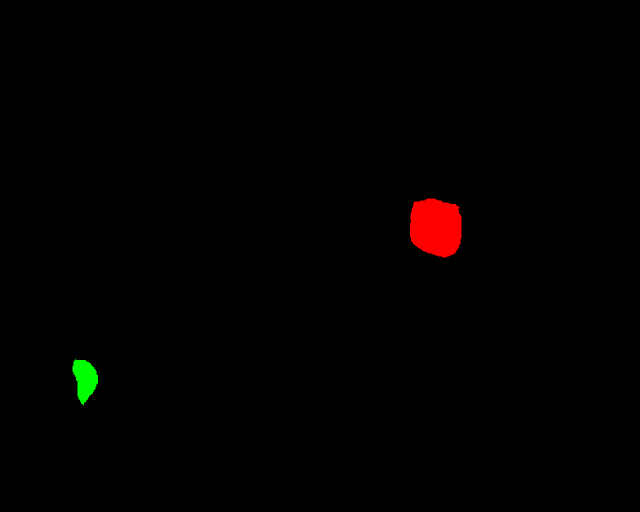
#> input picture data/new_train_gt/0351267e98bd886544a2a98ee309ce76_processed.png, 1280 x 1024 px (shown at 1/2 size); its folder holds 4 pictures in this run
$ jupyter execute Padding_image.ipynb   (shell and % lines are left out)
#> lines starting #> are read from the running program, lines starting #| are printed output that depends on the picture
[cell 1]
import numpy as np
import pandas as pd
import matplotlib.pyplot as plt
import matplotlib.patches as patches
import matplotlib.image as mpimg
from glob import glob
from PIL import Image
from matplotlib.offsetbox import OffsetImage, AnnotationBbox
import cv2
import extcolors
from colormap import rgb2hex
import pathlib
import os
from PIL import Image

[cell 2]
H = 1280
W = 1280
size = (H, W)

[cell 3]
root = pathlib.Path.cwd()
print(root)

[cell 4]
%cd ..

[cell 5]
root = pathlib.Path.cwd()
print(root)

[cell 6]
test_image = sorted(glob(os.path.join(root,"data", "new_train_gt", "*.png")))

[cell 7]
print(len(test_image))

[cell 8]
# [12 lines of commented-out code are left out]

[cell 9]
for image in test_image:
    old_im = Image.open(image)
#> old_im is the input picture: PIL image 1280x1024 RGB; mean R, G, B 2, 0.6, 0
    old_size = old_im.size
#> old_size = (1280, 1024)

    """ Extracting name """
    name = image.split("\\")[-1]

    new_size = (1280, 1280)
    new_im = Image.new("RGB", new_size)   ## luckily, this is already black!
#> new_im: PIL image 1280x1280 RGB; every value is 0
    box = tuple((n - o) // 2 for n, o in zip(new_size, old_size))
#> box = (0, 128)
    new_im.paste(old_im, box)
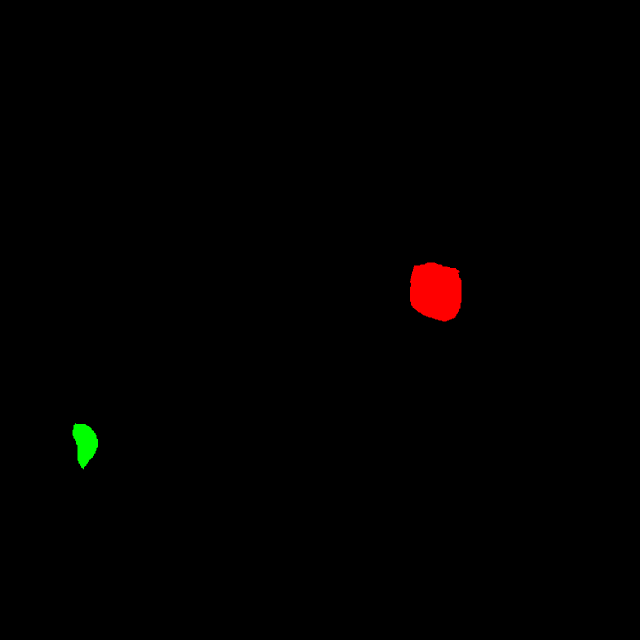
#> new_im: PIL image 1280x1280 RGB (shown at 1/2 size); mean R, G, B 1.6, 0.5, 0
    path_save = os.path.join(root, "data", "reshape_new_train_gt", name)
    new_im.save(path_save)
#> pass 2 of the loop `for image in test_image:`:
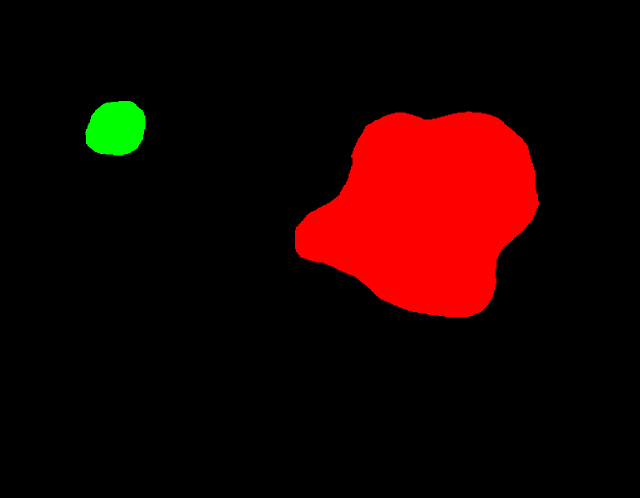
#> input picture data/new_train_gt/04801b37705c1e555525d4f09ce7270b_processed.png, 1280 x 995 px (shown at 1/2 size)
#> old_im is the input picture: PIL image 1280x995 RGB; mean R, G, B 27.7, 2.1, 0
#> `new_im.paste(old_im, box)`:
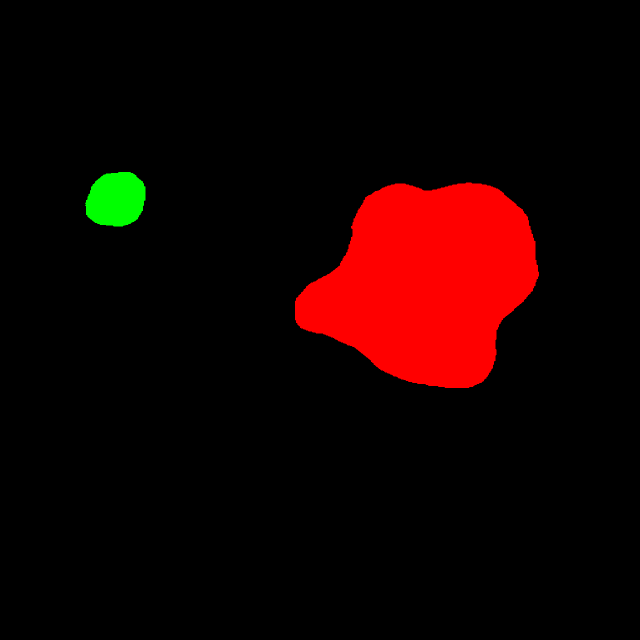
#> new_im: PIL image 1280x1280 RGB (shown at 1/2 size); mean R, G, B 21.5, 1.6, 0
#> pass 3 of the loop `for image in test_image:`:
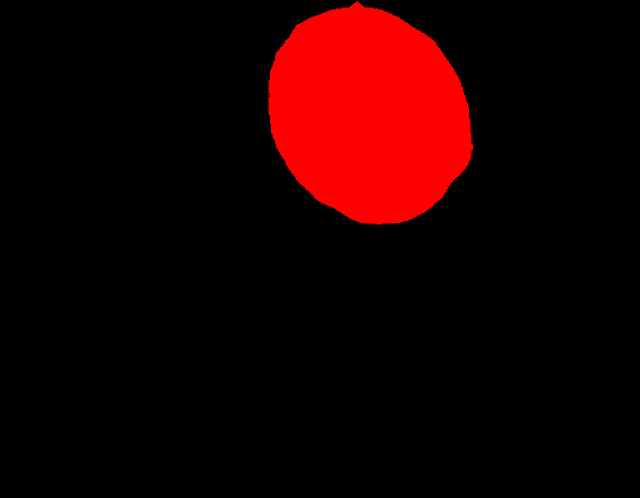
#> input picture data/new_train_gt/09817287a8aef566999467c2a48847ae_processed.png, 1280 x 995 px (shown at 1/2 size)
#> old_im is the input picture: PIL image 1280x995 RGB; mean R, G, B 27.4, 0, 0
#> `new_im.paste(old_im, box)`:
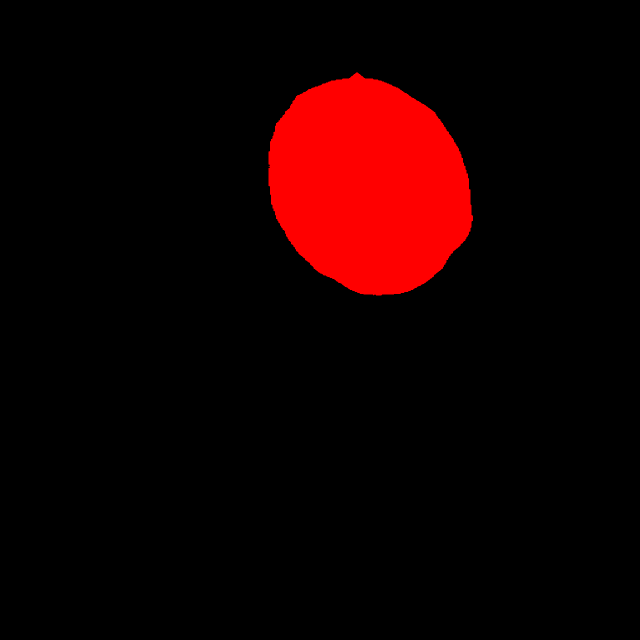
#> new_im: PIL image 1280x1280 RGB (shown at 1/2 size); mean R, G, B 21.3, 0, 0
#> the loop made 4 passes; the first 3 are shown
